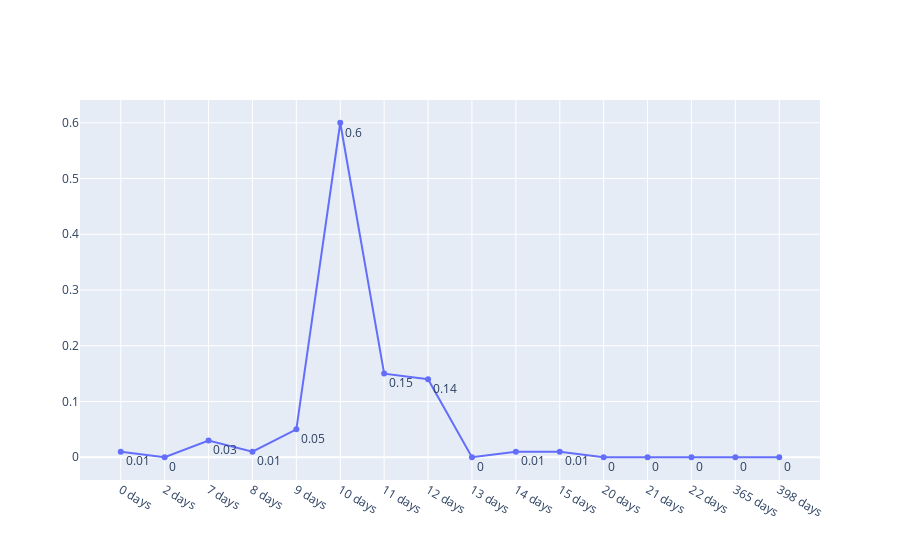

Source (notebook cell):
### Code cell
draw_linechart(round(data11_group / sum(data11_group), 2))

### Figure 1 — Plotly figure (JSON) as saved in the notebook; plotly's stock layout.template omitted (floating-point values rounded to 4 significant figures)
{"data": [{"mode": "lines+markers+text", "text": [0.01, 0, 0.03, 0.01, 0.05, 0.6, 0.15, 0.14, 0, 0.01, 0.01, 0, 0, 0, 0, 0], "textposition": "bottom right", "type": "scatter", "x": ["0 days", "2 days", "7 days", "8 days", "9 days", "10 days", "11 days", "12 days", "13 days", "14 days", "15 days", "20 days", "21 days", "22 days", "365 days", "398 days"], "y": [0.01, 0, 0.03, 0.01, 0.05, 0.6, 0.15, 0.14, 0, 0.01, 0.01, 0, 0, 0, 0, 0]}], "layout": {}}
